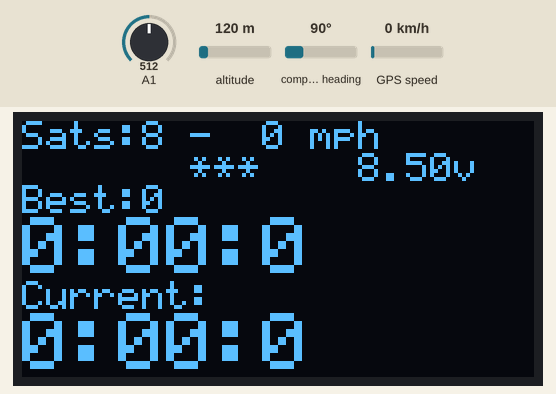
Recording of a sketch running on a simulated Arduino Mega 2560, built with avr-gcc and run on an emulated ATmega2560. Shown: 128×64 one-colour display. The test bench sets the inputs (shaded band); at power-on: GPS speed 0 km/h, A1 = 512, altitude 120 m, compass heading 90°. The GPS gets a fix after 3 s at 37.7749, -122.4194 with 8 satellites.

Above: at 9.5 s.
9.6 s: GPS speed set to 2 km/h
At 11.1 s:
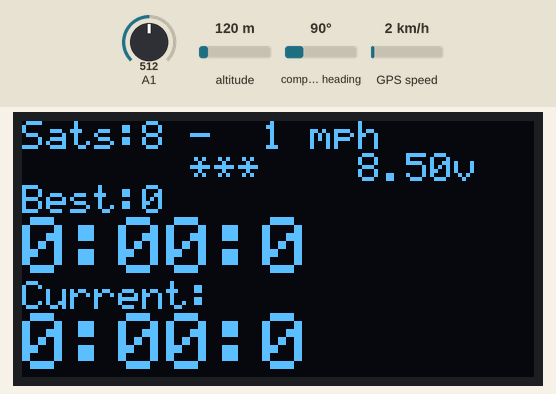
11.9 s: A1 set to 716
At 12.7 s:
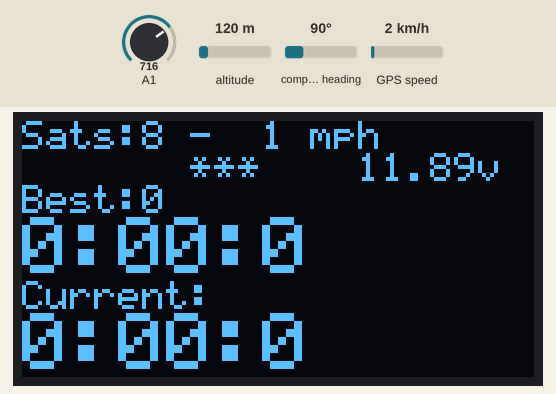
13.9 s: GPS speed set to 30 km/h
At 15.1 s:
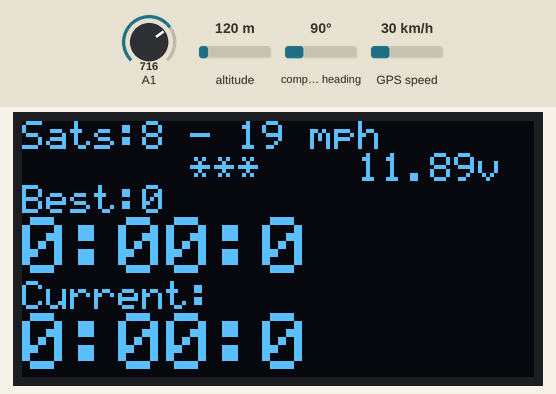
15.9 s: A1 set to 992
At 17.0 s:
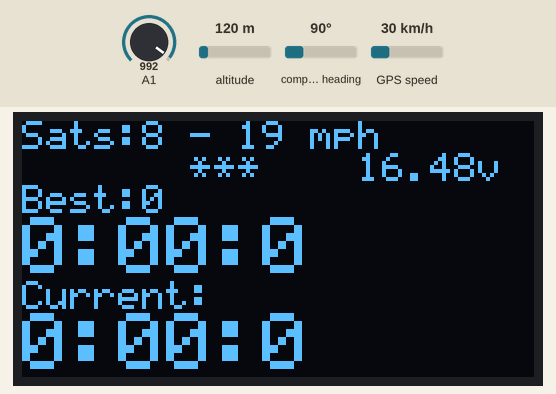
17.9 s: GPS speed set to 60 km/h
At 19.1 s:
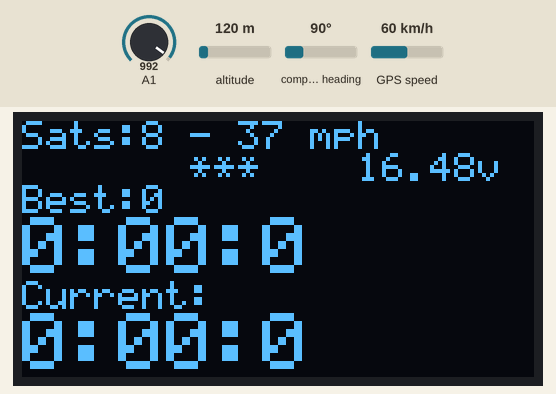
19.9 s: A1 set to 306
At 21.1 s:
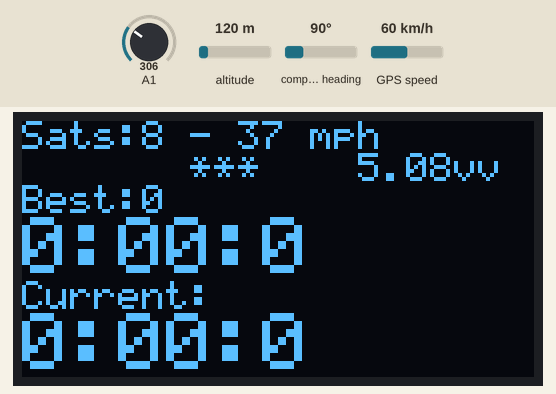
Timing chart, 0 to 22.9 s (numbered marks = the images above; inputs shaded):
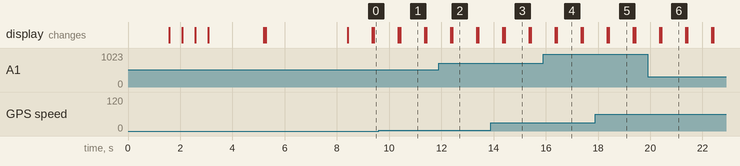

The sketch:

LapTimerMini.ino
```cpp
#include <TinyGPS++.h>
#include "SSD1306Ascii.h"
#include "SSD1306AsciiAvrI2c.h"


// 0X3C+SA0 - 0x3C or 0x3D
#define I2C_ADDRESS 0x3C

SSD1306AsciiAvrI2c oled;


#define PMTK_SET_BAUD_57600 "$PMTK251,57600*2C"
// turn on GPRMC and GGA
#define PMTK_SET_NMEA_OUTPUT_RMCGGA "$PMTK314,0,1,0,1,0,0,0,0,0,0,0,0,0,0,0,0,0,0,0*28"
#define PMTK_SET_NMEA_UPDATE_10HZ "$PMTK220,100*2F"
#define PGCMD_NOANTENNA "$PGCMD,33,0*6D"

// The TinyGPS++ object
TinyGPSPlus gps;

#define serial1 Serial1

//if we have an active session going on, we must do the laps tracking
bool sessionActive = false;

unsigned long sessionTime = 0;
unsigned long bestSessionTime = 0;

unsigned long currentLap = 0;
unsigned long bestLap = 0;

//previous position measured
float previousLat = 0.0;
float previousLng = 0.0;
//From the track, the finishing line
float finishLineLat1 = 33.044556;
float finishiLineLon1 = -96.682413;
float finishLineLat2 = 33.044540;
float finishLineLon2 = -96.682239;

unsigned long lapComplete = 0;


/*
0 - ~17volt voltmeter
works with 3.3volt and 5volt Arduinos
uses the internal 1.1volt reference
150k resistor from A1 to +batt
10k resistor from A1 to ground
optional 100n capacitor from A1 to ground for stable readings
*/
float Aref = 1.063; // change this to the actual Aref voltage of ---YOUR--- Arduino, or adjust to get accurate voltage reading (1.000- 1.200)
unsigned int total; // A/D output
float voltage; // converted to volt


void setup()
{

	analogReference(INTERNAL1V1); // use the internal ~1.1volt reference, change (INTERNAL) to (INTERNAL1V1) for a Mega


	while (!Serial);
	while (!Serial1);

	Serial.begin(57600);

	oled.begin(&Adafruit128x64, I2C_ADDRESS);
	oled.setFont(Adafruit5x7);
	oled.setFont(Stang5x7);

	initializeGPS();

	waitForFix();

	oled.clear();


}

void loop()
{

	while (serial1.available() > 0) {
		//the GPS is configured to 10Hz, this if will happen 10 times per second
		if (gps.encode(serial1.read())) {

			//the GPS is configured to 10Hz, this if will happen 10 times per second

			if ((previousLat != gps.location.lat()) || (previousLng != gps.location.lng())) {
				//new lap, should log the current lap, check for best lap, and give the lap timer 5 seconds to move to next position
				if (segmentsIntersect(gps.location.lat(), gps.location.lng(), previousLat, previousLng, finishLineLat1, finishiLineLon1, finishLineLat2, finishLineLon2)) {

					//Session starting, this is the first lap
					if (!sessionActive) {
						sessionActive = true;
						sessionTime = millis();
					}
					else {
						currentLap += 1;
						//this is the best or first lap
						if ((bestSessionTime > millis() - sessionTime) || (bestSessionTime==0)) {//test for session time and also for the very first lap, when bestSesstionTime is 0
							bestSessionTime = millis() - sessionTime;
							bestLap = currentLap;
						}
					}
					//reset the sessionTime
					sessionTime = millis();
				}

			}


			previousLat = gps.location.lat();
			previousLng = gps.location.lng();

			if (gps.speed.isUpdated()) {
				if (sessionActive) updateScreen((int)gps.satellites.value(), gps.speed.mph(), millis() - sessionTime, bestSessionTime, bestLap);
				else updateScreen((int)gps.satellites.value(), gps.speed.mph(), 0, 0, 0);
			}
		}
	}

}

void initializeGPS() {
	oled.clear();
	oled.setContrast(255);
	oled.println(F("Initializing GPS..."));
	oled.set2X();
	oled.println(F(""));
	oled.print(F("*"));
	// If GPS has the default settings, we need to change the BAUD rate to 57600
	serial1.begin(9600);
	serial1.println(F(PMTK_SET_BAUD_57600));
	delay(500);//wait for the command to take effect
			   //we need to close and open the GPS with the new baud rate
	serial1.end();
	delay(500);
	serial1.begin(57600);
	delay(500);
	oled.print(F("*"));
	//Turn on RMC (recommended minimum) and GGA (fix data) including altitude
	serial1.println(F(PMTK_SET_NMEA_OUTPUT_RMCGGA));
	delay(500);
	// uncomment this line to turn on only the "minimum recommended" data
	// Set the update rate
	oled.print(F("*"));
	serial1.println(F(PMTK_SET_NMEA_UPDATE_10HZ));   // 10 Hz update rate
	delay(500);
	// Request updates on antenna status, comment out to keep quiet
	oled.print(F("*"));
	serial1.println(F(PGCMD_NOANTENNA));//No antena
	delay(500);
	oled.print(F("*"));
	delay(2000);
}

void updateScreen(uint8_t numSats,double speed,unsigned long currentSession, unsigned long bestSession, unsigned long bestLap) {
	if (numSats < 3){
		waitForFix();
		return;
	}

	oled.home();
	oled.set1X();
	oled.println("Sats:" + String((int)numSats) + " - " + String(speed,0) + " mph       ");
	oled.print((((millis() / 100) % 10) % 2==0)?"       ***    ": "              ");
	oled.print(getVoltage(),2);
	oled.println("v");
	oled.println("Best:" + String(bestLap));
	oled.set2X();
	oled.println(formatSessionTime(bestSession) +"         ");
	oled.set1X();
	oled.println(F("Current:"));
	oled.set2X();
	oled.println(formatSessionTime(currentSession)+ "        ");
}

//Formats session time in the following format:
// min:seconds:tenth of a second
// 00:00:0
String formatSessionTime(unsigned long sessionTime) {
	unsigned long minutes = sessionTime / 60000;
	unsigned long seconds = (sessionTime / 1000) - ((sessionTime / 60000) * 60);
	unsigned long tenths = (sessionTime / 100) % 10;
	if (seconds <10) return String(minutes) + ":0" + String(seconds) + ":" + String(tenths);
	else return String(minutes) + ":" + String(seconds) + ":" + String(tenths);
}

//Calculates if finish line was crossed
boolean segmentsIntersect(float lat1, float  lon1, float  lat2, float  lon2, float  finishLineLat1, float  finishLineLon1, float  finishLineLat2, float  finishLineLon2) {
	// does line(p1, p2) intersect line(p3, p4)
	float fDeltaX = lat2 - lat1;
	float fDeltaY = lon2 - lon1;
	float da = finishLineLat2 - finishLineLat1;
	float db = finishLineLon2 - finishLineLon1;
	if ((da * fDeltaY - db * fDeltaX) == 0) {
		//The segments are parallel
		return false;

	}
	float s = (fDeltaX * (finishLineLon1 - lon1) + fDeltaY * (lat1 - finishLineLat1)) / (da * fDeltaY - db * fDeltaX);
	float t = (da * (lon1 - finishLineLon1) + db * (finishLineLat1 - lat1)) / (db * fDeltaX - da * fDeltaY);

	return (s >= 0) && (s <= 1) && (t >= 0) && (t <= 1);
}

void waitForFix() {
	oled.clear();
	// This sketch displays information every time a new sentence is correctly encoded.
	do{
		while (serial1.available() > 0)
			if (gps.encode(serial1.read())) {
				oled.home();
				oled.set1X();
				oled.println(F("Waiting for Sats Fix."));
				oled.println(F(""));
				oled.println(F("3 Sats needed."));
				oled.println(F("Current Sats:"));
				oled.println(F(""));
				oled.set2X();
				oled.print("    " + String((int)gps.satellites.value()));
				oled.set1X();
				oled.set1X();
				oled.println((((millis() / 100) % 10) % 2 == 0) ? "  ***          " : "                  ");
				oled.println(F(""));
				oled.print(getVoltage(),2);
				oled.println("v");
			}
	} while ((int)gps.satellites.value() < 3);
	delay(3000);
	oled.clear();
}

float getVoltage() {
	total = 0;
	analogRead(1); // one unused reading to clear old sh#t
	for (int x = 0; x < 16; x++) { // 16 analogue readings and 1/16 voltage divider = no additional maths
		total = total + analogRead(1); // add each value
	}
	voltage = total * Aref / 1024; // convert readings to volt
	return voltage;
}
```

Measured:
- after the input at 9.6 s, the display: first changes after 0.76 s (image 1 shows a later state)
- after the input at 11.9 s, the display: first changes after 0.46 s (image 2 shows a later state)
- after the input at 13.9 s, the display: first changes after 0.46 s (image 3 shows a later state)
- after the input at 15.9 s, the display: first changes after 0.46 s (image 4 shows a later state)
- after the input at 17.9 s, the display: first changes after 0.46 s (image 5 shows a later state)
- after the input at 19.9 s, the display: first changes after 0.46 s (image 6 shows a later state)
- what the display in image 1 shows lasts 1.0 s, from 10.4 s to 11.4 s
